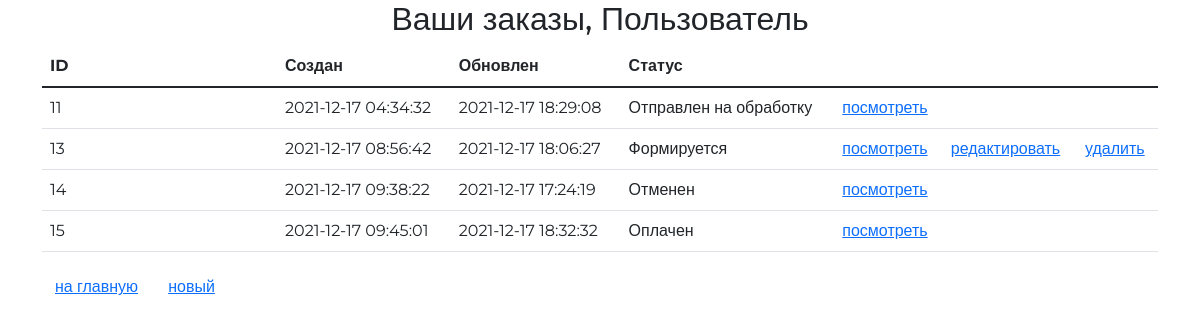
Screenshot of /order/ (signed in) with the database file from the repository.
### ordersapp/models.py (models this page shows, shortened)
class Order(models.Model):
    STATUS_FORMING = 'FM'
    STATUS_SEND_TO_PROCEED = 'STP'
    STATUS_PROCEEDED = 'PRD'
    STATUS_PAID = 'PD'
    STATUS_DONE = 'DN'
    STATUS_CANCELED = 'CN'
    STATUSES = (
        (STATUS_FORMING, 'Формируется'),
        (STATUS_SEND_TO_PROCEED, 'Отправлен на обработку'),
        (STATUS_PROCEEDED, 'Обработан'),
        (STATUS_PAID, 'Оплачен'),
        (STATUS_DONE, 'Готов'),
        (STATUS_CANCELED, 'Отменен'),
    )
    user = models.ForeignKey(settings.AUTH_USER_MODEL, on_delete=models.CASCADE)
    status = models.CharField(choices=STATUSES, default=STATUS_FORMING, max_length=3)
    is_active = models.BooleanField(default=True)
    created_at = models.DateTimeField(auto_now_add=True)
    update_at = models.DateTimeField(auto_now=True)

### ordersapp/views.py (the view)
# urls.py: path('', views.OrderListView.as_view(), name='list'),
class OrderListView(ListView):
    model = Order
    def get_queryset(self):
        return Order.objects.filter(user=self.request.user)

### mainapp/context_processor.py (called while the page is built)
def basket(request):
    basket_items = []
    if request.user.is_authenticated:
        basket_items = Basket.objects.filter(user=request.user).select_related()
    return {
        'basket': basket_items
    }

### ordersapp/templates/ordersapp/order_list.html
{% extends 'ordersapp/base.html' %}
{% load static %}
{% block content %}
   <div class="h2 text-center head">
       Ваши заказы,
       {% if user.first_name %}
           {{ user.first_name|title}}
       {% else %}
           Пользователь
       {% endif %}
   </div>
   <table class="table orders_list">
       <thead>
         <tr>
           <th>ID</th>
           <th>Создан</th>
           <th>Обновлен</th>
           <th>Статус</th>
         </tr>
       </thead>
       <tbody>
           {% for item in object_list %}
               {% if item.is_active %}
               <tr>
                   <td class="td1 orders_list">{{ item.pk }}</td>
                   <td>{{ item.created_at|date:"Y-m-d H:i:s" }}</td>
                   <td>{{ item.update_at|date:"Y-m-d H:i:s" }}</td>
                   <td>{{ item.get_status_display }}</td>
                   <td>
                       <a href="{% url 'order:read' item.pk %}">
                           посмотреть
                       </a>
                   </td>
                   <td>
                       {% if item.status == 'FM' %}
                         <a href="{% url 'order:update' item.pk %}">
                           редактировать
                         </a>
                       {% endif %}
                   </td>
                   <td>
                       {% if item.status == 'FM' %}
                         <a href="{% url 'order:delete' item.pk %}">
                             удалить
                         </a>
                       {% endif %}
                   </td>
               </tr>
               {% endif %}
           {% endfor %}
       </tbody>
   </table>
   <button class="btn btn-default btn-round">
       <a href="{% url 'main' %}">
           на главную
       </a>
   </button>
   <button class="btn btn-default btn-round">
       <a href="{% url 'order:create' %}">
           новый
       </a>
   </button>
{% endblock %}

### static/style.css (style rules this page uses)
* { margin: 0; padding: 0; }
body { font-family: 'Montserrat', sans-serif; }
html, body { height: 100%; }
table { width: 100%; }
td:first-child { width: 235px; }

### rows the page displays
Order: pk "11", created_at "2021-12-17 04:34:32", update_at "2021-12-17 18:29:08", status "Отправлен на обработку"
Order: pk "13", created_at "2021-12-17 08:56:42", update_at "2021-12-17 18:06:27", status "Формируется", shows "редактировать", shows "удалить"
Order: pk "14", created_at "2021-12-17 09:38:22", update_at "2021-12-17 17:24:19", status "Отменен"
Order: pk "15", created_at "2021-12-17 09:45:01", update_at "2021-12-17 18:32:32", status "Оплачен"
